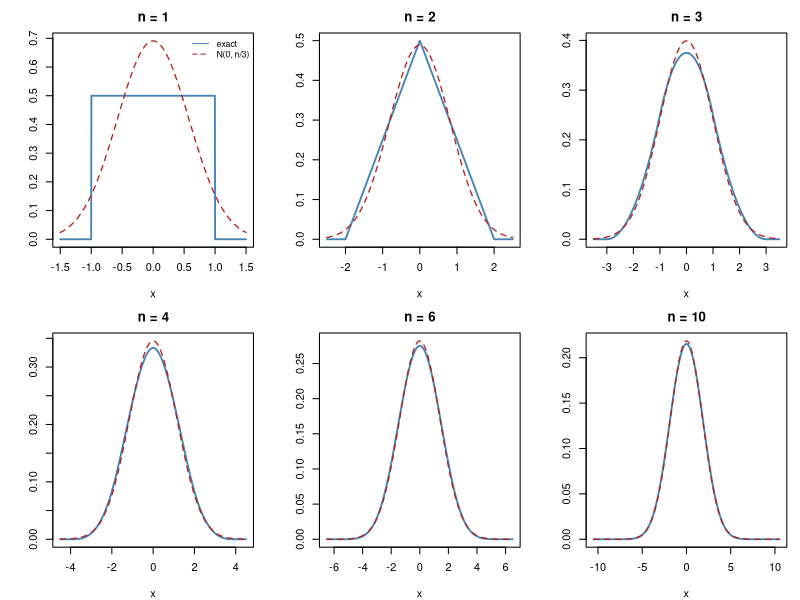

Recreate this plot in R.
# Exact density of S_n = sum of n iid U(-1,1) variables versus the normal approximation N(0, n/3).
exact_density <- function(x, n) {
  total <- numeric(length(x))
  for (k in 0:n) {
    term <- n + x - 2 * k
    total <- total + ifelse(term > 0, (-1)^k * choose(n, k) * pmax(term, 0)^(n - 1), 0)
  }
  ifelse(abs(x) <= n, total / (2^n * factorial(n - 1)), 0)
}

op <- par(mfrow = c(2, 3), mar = c(4, 4, 2.5, 1))
for (n in c(1, 2, 3, 4, 6, 10)) {
  x <- seq(-n - 0.5, n + 0.5, length.out = 800)
  f <- exact_density(x, n)
  g <- dnorm(x, 0, sqrt(n / 3))
  plot(x, f, type = "l", lwd = 1.8, col = "steelblue", ylim = c(0, max(f, g)),
       xlab = "x", ylab = "", main = paste("n =", n))
  lines(x, g, lwd = 1.3, lty = 2, col = "firebrick")
  if (n == 1) {
    legend("topright", bty = "n", cex = 0.8, lty = c(1, 2), col = c("steelblue", "firebrick"),
           legend = c("exact", "N(0, n/3)"))
  }
}
par(op)
